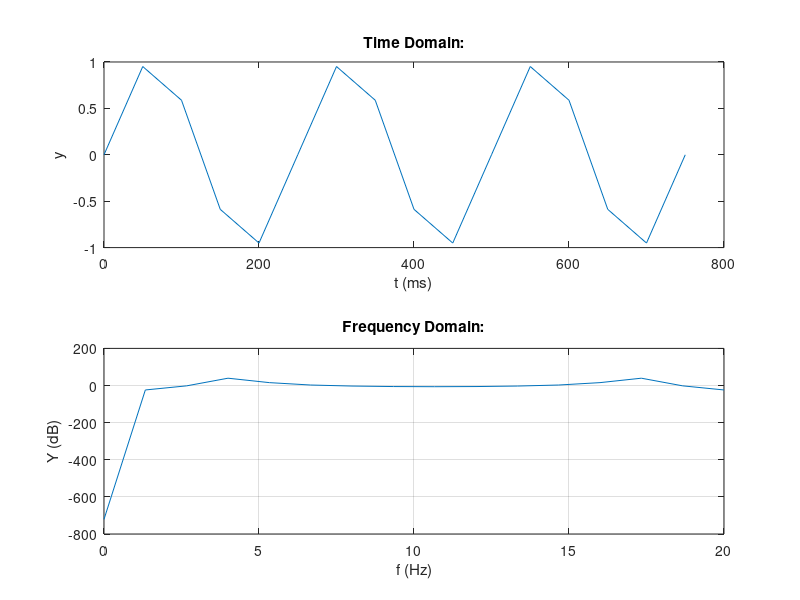
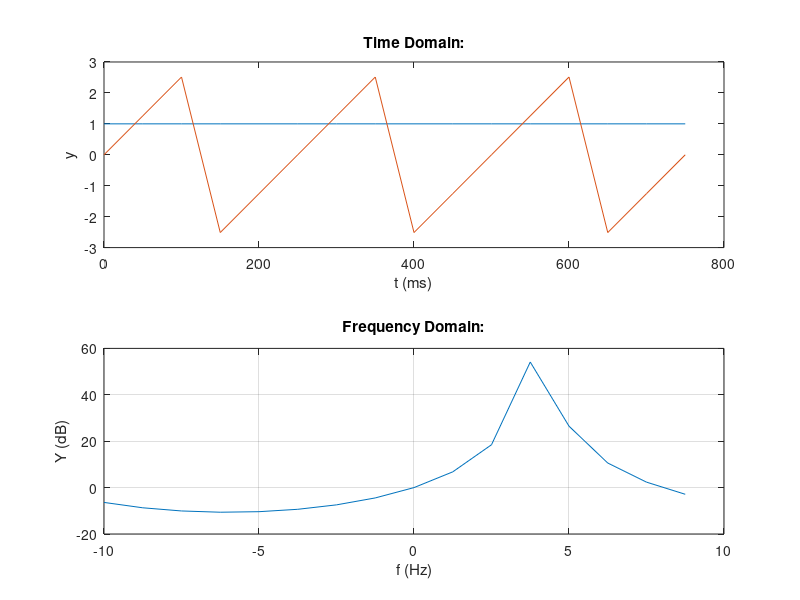
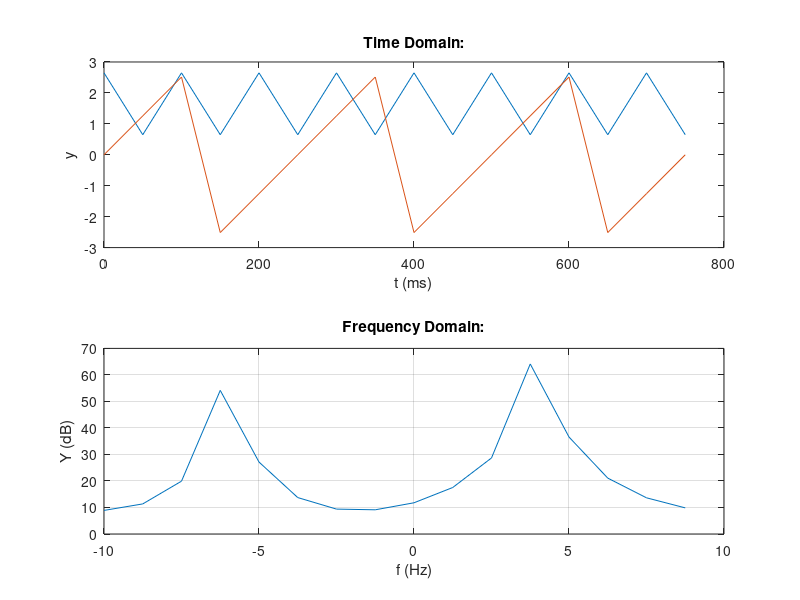
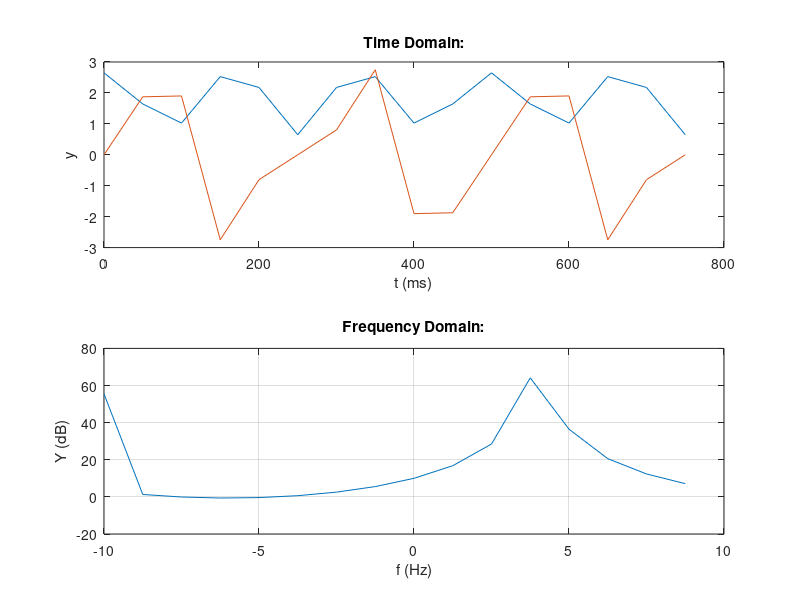

Here is the MATLAB script that generated these plots, in order:

clear all;
close all;

fs=20;
f=4;
N=16;
t=(0:1: (N-1))*1/fs;
y = sin(2*pi*f*t);

%% Task 1:
figure();
subplot(2,1,1);
plot(t*1000,y);
xlabel("t (ms)");
ylabel("y");
title("Time Domain:");
subplot(2,1,2);
F=fs*(0:(N-1))/(N-1);
Y=20*log(abs(fft(y)));
plot(F,Y);
xlabel("f (Hz)");
ylabel("Y (dB)");
title("Frequency Domain:");
grid on;                            % Dr Abdul Gaffar

%% Task: 2
figure();
y2=(exp(j*2*pi*f*t));
subplot(2,1,1);
plot(t*1000,abs(y2),t*1000, angle(y2));
xlabel("t (ms)");
ylabel("y");
title("Time Domain:");
subplot(2,1,2);
% F=fs*(0:(N-1))/(N-1);

F=(-N/2:1:(N/2-1))*fs/N;       % Dr Abdul Gaffar

Y=20*log(abs(fftshift(fft(y2))));
plot(F,Y);
xlabel("f (Hz)");
ylabel("Y (dB)");
title("Frequency Domain:");
grid on;                            % Dr Abdul Gaffar


%% Task 3:

figure();
f2=-6;
% y3= cos(2*pi*f*t+0.5)+j*sin(2*pi*f2*t);
y3= exp(j*2*pi*f*t+0.5)+ exp(j*2*pi*f2*t);  % Dr Abdul Gaffar

subplot(2,1,1);
plot(t*1000,abs(y3),t*1000, angle(y3));
xlabel("t (ms)");
ylabel("y");
title("Time Domain:");
subplot(2,1,2);
%F=fs*(0:(N-1))/(N-1);

F=(-N/2:1:(N/2-1))*fs/N;       % Dr Abdul Gaffar

Y=20*log(abs(fftshift(fft(y3))));  % Dr Abdul Gaffar
plot(F,Y);
xlabel("f (Hz)");
ylabel("Y (dB)");
title("Frequency Domain:");
grid on;                            % Dr Abdul Gaffar

%% Task 4
figure();
f2=10;
y4= exp(j*2*pi*f*t+0.5)+ exp(j*2*pi*f2*t);  % Dr Abdul Gaffar
subplot(2,1,1);
plot(t*1000,abs(y4),t*1000, angle(y4));
xlabel("t (ms)");
ylabel("y");
title("Time Domain:");
subplot(2,1,2);
% F=fs*(0:(N-1))/(N-1);
F=(-N/2:1:(N/2-1))*fs/N;           % Dr Abdul Gaffar
Y=20*log(abs(fftshift(fft(y4))));  % Dr Abdul Gaffar
plot(F,Y);
xlabel("f (Hz)");
ylabel("Y (dB)");
title("Frequency Domain:");
grid on;                            % Dr Abdul Gaffar
